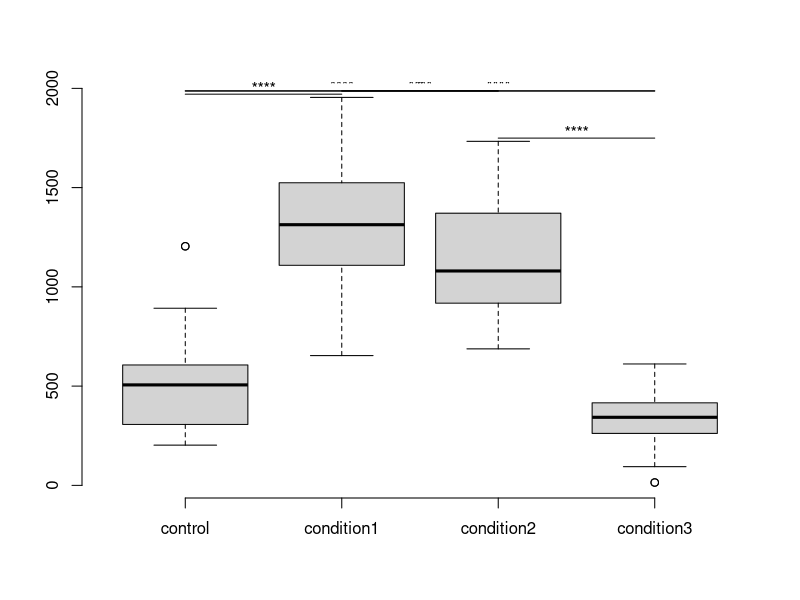

Reproduce this figure in R.

#Example useage of very basic R script to proform t tests and add significance bars to plots

data <- read.csv("data.csv") #read in data (example data is data.csv file)
boxplot(data, frame.plot = FALSE, xaxt = 'n') #plot data without boarders
axis(side=1,a=1:length(data),labels = colnames(data))

#uncomment next two lines to show indevidual values
#install.packages('beeswarm')
#beeswarm(data,add=T, corral = 'omit', pch = 20) 

# start function
Add_Labels <- function(data)
{
  #Make an empty dataframe to store the comparison and p-value from t.test
  comparison_df <- data.frame(matrix(ncol=3,nrow=0)); 
  colnames(comparison_df) <- c('condition1','condition2','pvalue') 
  
  #H store the y value to put lines and text
  H <- vector()
  
  # for every value in data, t.test each other element in dataset. (Side note: t.test is used for simple functionality make sure the statistical test you use works for your dataset)
  for(i in 1:length(data))
  {
    for(j in 1:length(data))
    {
      condition1 <- names(data[i])
      condition2 <- names(data[j])
      sig <- t.test(data[i],data[j])$p.value #getting p-value for each comparison 
      comparison_df <- rbind(comparison_df,c(condition1,condition2,sig)) #storing comparisons into dataframe
      
      if (i<j) #Used as a check to not make the same comparison twice
      {
        if (sig < 0.05) #only do calculations if the comparison is significant
        {
          #The following calculations determine a good y value to put the lines and text
          max <- max(data[i:j]) #get the max y needed to clear to not draw line through data
          movement_up <- max(data/40) # add a proportional distance above to clear highest point
          h <- (max+movement_up+(movement_up/3)) #h = the height or y value to start adding labels
          
          if(length(H) >= 1) #if bars have already been plotted
          {
            for(v in 1:length(H)) #go through the values that have been plotted
            {
              if (as.numeric(h) == as.numeric(H[v])) #if the value has been plotted before
              {
                h <- h + (movement_up/3) #change the height to be above the previously plotted line
                break #with a new height set leave this loop
              }
            }
          }
          #setting up parameter for lines to be plotted
          x <- i:j #make the lines go from the first datapoint to the second
          y <- rep((h-(movement_up)),(abs(i-j)+1)) #make y value have same number of points as x to be plotted with a slope of 0 at determined y value
          H <- append(H,h) # record the new height into the height vector to not overlap lines
        }
        
        #Check what the p-value was, if it has a given significance add the text to the graph at the correct point
        if(sig < 0.00005)
        {
          lines(x=x,y=y)     
          text(x=((i+j)/2), y=h, labels= "****" )
        }
        else if (sig < 0.0005)
        {
          lines(x=x,y=y)     
          text(x=((i+j)/2), y=h, labels= "***")
        }
        else if (sig < 0.005)
        {
          lines(x=x,y=y)     
          text(x=((i+j)/2), y=h, labels= "**")
        }
        else if (sig < 0.05)
        {
          lines(x=x,y=y)     
          text(x=((i+j)/2), y=h, labels= "*")
        }
      }
    }
  }

  return(comparison_df) #this will return the dataframe containing all the comparisons make with their respective p_values
}

Add_Labels(data) #Running the fuction